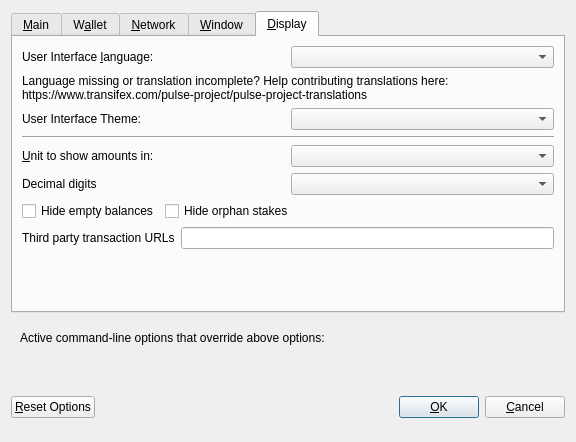
<?xml version="1.0" encoding="UTF-8"?>
<ui version="4.0">
 <class>OptionsDialog</class>
 <widget class="QDialog" name="OptionsDialog">
  <property name="geometry">
   <rect>
    <x>0</x>
    <y>0</y>
    <width>576</width>
    <height>442</height>
   </rect>
  </property>
  <property name="windowTitle">
   <string>Options</string>
  </property>
  <property name="modal">
   <bool>true</bool>
  </property>
  <layout class="QVBoxLayout" name="verticalLayout">
   <item>
    <widget class="QTabWidget" name="tabWidget">
     <property name="currentIndex">
      <number>4</number>
     </property>
     <widget class="QWidget" name="tabMain">
      <attribute name="title">
       <string>&amp;Main</string>
      </attribute>
      <layout class="QVBoxLayout" name="verticalLayout_Main">
       <item>
        <widget class="QCheckBox" name="bitcoinAtStartup">
         <property name="toolTip">
          <string>Automatically start Pulse after logging in to the system.</string>
         </property>
         <property name="text">
          <string>&amp;Start Pulse on system login</string>
         </property>
        </widget>
       </item>
       <item>
        <layout class="QHBoxLayout" name="horizontalLayout_2_Main">
         <item>
          <widget class="QLabel" name="databaseCacheLabel">
           <property name="text">
            <string>Size of &amp;database cache</string>
           </property>
           <property name="textFormat">
            <enum>Qt::PlainText</enum>
           </property>
           <property name="buddy">
            <cstring>databaseCache</cstring>
           </property>
          </widget>
         </item>
         <item>
          <widget class="QSpinBox" name="databaseCache"/>
         </item>
         <item>
          <widget class="QLabel" name="databaseCacheUnitLabel">
           <property name="text">
            <string>MB</string>
           </property>
           <property name="textFormat">
            <enum>Qt::PlainText</enum>
           </property>
          </widget>
         </item>
         <item>
          <spacer name="horizontalSpacer_2_Main">
           <property name="orientation">
            <enum>Qt::Horizontal</enum>
           </property>
           <property name="sizeHint" stdset="0">
            <size>
             <width>40</width>
             <height>20</height>
            </size>
           </property>
          </spacer>
         </item>
        </layout>
       </item>
       <item>
        <layout class="QHBoxLayout" name="horizontalLayout_3_Main">
         <item>
          <widget class="QLabel" name="threadsScriptVerifLabel">
           <property name="text">
            <string>Number of script &amp;verification threads</string>
           </property>
           <property name="textFormat">
            <enum>Qt::PlainText</enum>
           </property>
           <property name="buddy">
            <cstring>threadsScriptVerif</cstring>
           </property>
          </widget>
         </item>
         <item>
          <widget class="QSpinBox" name="threadsScriptVerif">
           <property name="toolTip">
            <string>(0 = auto, &lt;0 = leave that many cores free)</string>
           </property>
          </widget>
         </item>
         <item>
          <spacer name="horizontalSpacer_3_Main">
           <property name="orientation">
            <enum>Qt::Horizontal</enum>
           </property>
           <property name="sizeHint" stdset="0">
            <size>
             <width>40</width>
             <height>20</height>
            </size>
           </property>
          </spacer>
         </item>
        </layout>
       </item>
       <item>
        <spacer name="verticalSpacer_2">
         <property name="orientation">
          <enum>Qt::Vertical</enum>
         </property>
         <property name="sizeHint" stdset="0">
          <size>
           <width>20</width>
           <height>40</height>
          </size>
         </property>
        </spacer>
       </item>
      </layout>
     </widget>
     <widget class="QWidget" name="tabWallet">
      <attribute name="title">
       <string>W&amp;allet</string>
      </attribute>
      <layout class="QVBoxLayout" name="verticalLayout_Wallet">
       <item>
        <layout class="QHBoxLayout" name="horizontalLayout_2_Wallet">
         <item>
          <widget class="QLabel" name="labelStakeSplitThresholdText">
           <property name="text">
            <string>Stake split threshold:</string>
           </property>
          </widget>
         </item>
         <item>
          <widget class="QSpinBox" name="spinBoxStakeSplitThreshold">
           <property name="minimum">
            <number>1</number>
           </property>
           <property name="maximum">
            <number>999999</number>
           </property>
          </widget>
         </item>
        </layout>
       </item>
       <item>
        <widget class="QGroupBox" name="groupBox">
         <property name="title">
          <string>Expert</string>
         </property>
         <layout class="QVBoxLayout" name="verticalLayout_2">
          <item>
           <widget class="QCheckBox" name="coinControlFeatures">
            <property name="toolTip">
             <string>Whether to show coin control features or not.</string>
            </property>
            <property name="text">
             <string>Enable coin &amp;control features</string>
            </property>
           </widget>
          </item>
          <item>
           <widget class="QCheckBox" name="showMasternodesTab">
            <property name="toolTip">
             <string>Show additional tab listing all your masternodes in first sub-tab&lt;br/&gt;and all masternodes on the network in second sub-tab.</string>
            </property>
            <property name="text">
             <string>Show Masternodes Tab</string>
            </property>
           </widget>
          </item>
          <item>
           <widget class="QCheckBox" name="spendZeroConfChange">
            <property name="toolTip">
             <string>If you disable the spending of unconfirmed change, the change from a transaction&lt;br/&gt;cannot be used until that transaction has at least one confirmation.&lt;br/&gt;This also affects how your balance is computed.</string>
            </property>
            <property name="text">
             <string>&amp;Spend unconfirmed change</string>
            </property>
           </widget>
          </item>
         </layout>
        </widget>
       </item>
       <item>
        <spacer name="verticalSpacer_Wallet">
         <property name="orientation">
          <enum>Qt::Vertical</enum>
         </property>
         <property name="sizeHint" stdset="0">
          <size>
           <width>20</width>
           <height>40</height>
          </size>
         </property>
        </spacer>
       </item>
      </layout>
     </widget>
     <widget class="QWidget" name="tabNetwork">
      <attribute name="title">
       <string>&amp;Network</string>
      </attribute>
      <layout class="QVBoxLayout" name="verticalLayout_Network">
       <item>
        <widget class="QCheckBox" name="mapPortUpnp">
         <property name="toolTip">
          <string>Automatically open the Pulse client port on the router. This only works when your router supports UPnP and it is enabled.</string>
         </property>
         <property name="text">
          <string>Map port using &amp;UPnP</string>
         </property>
        </widget>
       </item>
       <item>
        <widget class="QCheckBox" name="allowIncoming">
         <property name="toolTip">
          <string>Accept connections from outside</string>
         </property>
         <property name="text">
          <string>Allow incoming connections</string>
         </property>
        </widget>
       </item>
       <item>
        <widget class="QCheckBox" name="connectSocks">
         <property name="toolTip">
          <string>Connect to the Pulse network through a SOCKS5 proxy.</string>
         </property>
         <property name="text">
          <string>&amp;Connect through SOCKS5 proxy (default proxy):</string>
         </property>
        </widget>
       </item>
       <item>
        <layout class="QHBoxLayout" name="horizontalLayout_1_Network">
         <item>
          <widget class="QLabel" name="proxyIpLabel">
           <property name="text">
            <string>Proxy &amp;IP:</string>
           </property>
           <property name="textFormat">
            <enum>Qt::PlainText</enum>
           </property>
           <property name="buddy">
            <cstring>proxyIp</cstring>
           </property>
          </widget>
         </item>
         <item>
          <widget class="QValidatedLineEdit" name="proxyIp">
           <property name="minimumSize">
            <size>
             <width>140</width>
             <height>0</height>
            </size>
           </property>
           <property name="maximumSize">
            <size>
             <width>140</width>
             <height>16777215</height>
            </size>
           </property>
           <property name="toolTip">
            <string>IP address of the proxy (e.g. IPv4: 127.0.0.1 / IPv6: ::1)</string>
           </property>
          </widget>
         </item>
         <item>
          <widget class="QLabel" name="proxyPortLabel">
           <property name="text">
            <string>&amp;Port:</string>
           </property>
           <property name="textFormat">
            <enum>Qt::PlainText</enum>
           </property>
           <property name="buddy">
            <cstring>proxyPort</cstring>
           </property>
          </widget>
         </item>
         <item>
          <widget class="QLineEdit" name="proxyPort">
           <property name="minimumSize">
            <size>
             <width>55</width>
             <height>0</height>
            </size>
           </property>
           <property name="maximumSize">
            <size>
             <width>55</width>
             <height>16777215</height>
            </size>
           </property>
           <property name="toolTip">
            <string>Port of the proxy (e.g. 9050)</string>
           </property>
          </widget>
         </item>
         <item>
          <spacer name="horizontalSpacer_1_Network">
           <property name="orientation">
            <enum>Qt::Horizontal</enum>
           </property>
           <property name="sizeHint" stdset="0">
            <size>
             <width>40</width>
             <height>20</height>
            </size>
           </property>
          </spacer>
         </item>
        </layout>
       </item>
       <item>
        <spacer name="verticalSpacer_Network">
         <property name="orientation">
          <enum>Qt::Vertical</enum>
         </property>
         <property name="sizeHint" stdset="0">
          <size>
           <width>20</width>
           <height>40</height>
          </size>
         </property>
        </spacer>
       </item>
      </layout>
     </widget>
     <widget class="QWidget" name="tabWindow">
      <attribute name="title">
       <string>&amp;Window</string>
      </attribute>
      <layout class="QVBoxLayout" name="verticalLayout_Window">
       <item>
        <widget class="QCheckBox" name="minimizeToTray">
         <property name="toolTip">
          <string>Show only a tray icon after minimizing the window.</string>
         </property>
         <property name="text">
          <string>&amp;Minimize to the tray instead of the taskbar</string>
         </property>
        </widget>
       </item>
       <item>
        <widget class="QCheckBox" name="minimizeOnClose">
         <property name="toolTip">
          <string>Minimize instead of exit the application when the window is closed. When this option is enabled, the application will be closed only after selecting Quit in the menu.</string>
         </property>
         <property name="text">
          <string>M&amp;inimize on close</string>
         </property>
        </widget>
       </item>
       <item>
        <spacer name="verticalSpacer_Window">
         <property name="orientation">
          <enum>Qt::Vertical</enum>
         </property>
         <property name="sizeHint" stdset="0">
          <size>
           <width>20</width>
           <height>40</height>
          </size>
         </property>
        </spacer>
       </item>
      </layout>
     </widget>
     <widget class="QWidget" name="tabDisplay">
      <attribute name="title">
       <string>&amp;Display</string>
      </attribute>
      <layout class="QVBoxLayout" name="verticalLayout_Display">
       <item>
        <layout class="QHBoxLayout" name="horizontalLayout_1_Display">
         <item>
          <widget class="QLabel" name="langLabel">
           <property name="text">
            <string>User Interface &amp;language:</string>
           </property>
           <property name="textFormat">
            <enum>Qt::PlainText</enum>
           </property>
           <property name="buddy">
            <cstring>lang</cstring>
           </property>
          </widget>
         </item>
         <item>
          <widget class="QValueComboBox" name="lang">
           <property name="toolTip">
            <string>The user interface language can be set here. This setting will take effect after restarting Pulse.</string>
           </property>
          </widget>
         </item>
        </layout>
       </item>
       <item>
        <widget class="QLabel" name="label_3">
         <property name="toolTip">
          <string notr="true"/>
         </property>
         <property name="statusTip">
          <string notr="true"/>
         </property>
         <property name="whatsThis">
          <string notr="true"/>
         </property>
         <property name="accessibleName">
          <string notr="true"/>
         </property>
         <property name="text">
          <string>Language missing or translation incomplete? Help contributing translations here:
https://www.transifex.com/pulse-project/pulse-project-translations</string>
         </property>
         <property name="wordWrap">
          <bool>true</bool>
         </property>
         <property name="openExternalLinks">
          <bool>true</bool>
         </property>
         <property name="textInteractionFlags">
          <set>Qt::TextBrowserInteraction</set>
         </property>
        </widget>
       </item>
       <item>
        <layout class="QHBoxLayout" name="horizontalLayout_2_Display" stretch="0,0">
         <item>
          <widget class="QLabel" name="themeLabel">
           <property name="text">
            <string>User Interface Theme:</string>
           </property>
          </widget>
         </item>
         <item>
          <widget class="QValueComboBox" name="theme"/>
         </item>
        </layout>
       </item>
       <item>
        <widget class="Line" name="line">
         <property name="orientation">
          <enum>Qt::Horizontal</enum>
         </property>
        </widget>
       </item>
       <item>
        <layout class="QHBoxLayout" name="horizontalLayout_3_Display">
         <item>
          <widget class="QLabel" name="unitLabel">
           <property name="text">
            <string>&amp;Unit to show amounts in:</string>
           </property>
           <property name="textFormat">
            <enum>Qt::PlainText</enum>
           </property>
           <property name="buddy">
            <cstring>unit</cstring>
           </property>
          </widget>
         </item>
         <item>
          <widget class="QValueComboBox" name="unit">
           <property name="toolTip">
            <string>Choose the default subdivision unit to show in the interface and when sending coins.</string>
           </property>
          </widget>
         </item>
        </layout>
       </item>
       <item>
        <layout class="QHBoxLayout" name="horizontalLayout_4_Display">
         <item>
          <widget class="QLabel" name="digitsLabel">
           <property name="text">
            <string>Decimal digits</string>
           </property>
          </widget>
         </item>
         <item>
          <widget class="QValueComboBox" name="digits"/>
         </item>
        </layout>
       </item>
       <item>
        <layout class="QHBoxLayout" name="horizontalLayout_5_Display">
         <item>
          <widget class="QCheckBox" name="checkBoxHideZeroBalances">
           <property name="toolTip">
            <string>Hide empty balances</string>
           </property>
           <property name="layoutDirection">
            <enum>Qt::LeftToRight</enum>
           </property>
           <property name="text">
            <string>Hide empty balances</string>
           </property>
          </widget>
         </item>
         <item>
          <widget class="QCheckBox" name="checkBoxHideOrphans">
           <property name="toolTip">
            <string>Hide orphan stakes in transaction lists</string>
           </property>
           <property name="text">
            <string>Hide orphan stakes</string>
           </property>
          </widget>
         </item>
         <item>
          <spacer name="horizontalSpacer">
           <property name="orientation">
            <enum>Qt::Horizontal</enum>
           </property>
           <property name="sizeHint" stdset="0">
            <size>
             <width>40</width>
             <height>20</height>
            </size>
           </property>
          </spacer>
         </item>
        </layout>
       </item>
       <item>
        <layout class="QHBoxLayout" name="horizontalLayout_6_Display">
         <item>
          <widget class="QLabel" name="thirdPartyTxUrlsLabel">
           <property name="toolTip">
            <string>Third party URLs (e.g. a block explorer) that appear in the transactions tab as context menu items. %s in the URL is replaced by transaction hash. Multiple URLs are separated by vertical bar |.</string>
           </property>
           <property name="text">
            <string>Third party transaction URLs</string>
           </property>
           <property name="buddy">
            <cstring>thirdPartyTxUrls</cstring>
           </property>
          </widget>
         </item>
         <item>
          <widget class="QLineEdit" name="thirdPartyTxUrls">
           <property name="toolTip">
            <string>Third party URLs (e.g. a block explorer) that appear in the transactions tab as context menu items. %s in the URL is replaced by transaction hash. Multiple URLs are separated by vertical bar |.</string>
           </property>
          </widget>
         </item>
        </layout>
       </item>
       <item>
        <spacer name="verticalSpacer">
         <property name="orientation">
          <enum>Qt::Vertical</enum>
         </property>
         <property name="sizeHint" stdset="0">
          <size>
           <width>20</width>
           <height>40</height>
          </size>
         </property>
        </spacer>
       </item>
      </layout>
     </widget>
    </widget>
   </item>
   <item>
    <widget class="QFrame" name="frame">
     <layout class="QVBoxLayout" name="verticalLayout_Bottom">
      <item>
       <layout class="QHBoxLayout" name="horizontalLayout_Bottom">
        <item>
         <widget class="QLabel" name="overriddenByCommandLineInfoLabel">
          <property name="text">
           <string>Active command-line options that override above options:</string>
          </property>
          <property name="textFormat">
           <enum>Qt::PlainText</enum>
          </property>
         </widget>
        </item>
        <item>
         <spacer name="horizontalSpacer_Bottom">
          <property name="orientation">
           <enum>Qt::Horizontal</enum>
          </property>
          <property name="sizeHint" stdset="0">
           <size>
            <width>40</width>
            <height>20</height>
           </size>
          </property>
         </spacer>
        </item>
       </layout>
      </item>
      <item>
       <widget class="QLabel" name="overriddenByCommandLineLabel">
        <property name="text">
         <string/>
        </property>
        <property name="textFormat">
         <enum>Qt::PlainText</enum>
        </property>
        <property name="wordWrap">
         <bool>true</bool>
        </property>
       </widget>
      </item>
     </layout>
    </widget>
   </item>
   <item>
    <layout class="QHBoxLayout" name="horizontalLayout_Buttons">
     <item>
      <widget class="QPushButton" name="resetButton">
       <property name="toolTip">
        <string>Reset all client options to default.</string>
       </property>
       <property name="text">
        <string>&amp;Reset Options</string>
       </property>
       <property name="autoDefault">
        <bool>false</bool>
       </property>
      </widget>
     </item>
     <item>
      <spacer name="horizontalSpacer_1">
       <property name="orientation">
        <enum>Qt::Horizontal</enum>
       </property>
       <property name="sizeHint" stdset="0">
        <size>
         <width>40</width>
         <height>48</height>
        </size>
       </property>
      </spacer>
     </item>
     <item>
      <widget class="QLabel" name="statusLabel">
       <property name="minimumSize">
        <size>
         <width>200</width>
         <height>0</height>
        </size>
       </property>
       <property name="font">
        <font>
         <weight>75</weight>
         <bold>true</bold>
        </font>
       </property>
       <property name="text">
        <string/>
       </property>
       <property name="textFormat">
        <enum>Qt::PlainText</enum>
       </property>
       <property name="wordWrap">
        <bool>true</bool>
       </property>
      </widget>
     </item>
     <item>
      <spacer name="horizontalSpacer_2">
       <property name="orientation">
        <enum>Qt::Horizontal</enum>
       </property>
       <property name="sizeHint" stdset="0">
        <size>
         <width>40</width>
         <height>48</height>
        </size>
       </property>
      </spacer>
     </item>
     <item>
      <widget class="QPushButton" name="okButton">
       <property name="text">
        <string>&amp;OK</string>
       </property>
       <property name="autoDefault">
        <bool>false</bool>
       </property>
       <property name="default">
        <bool>true</bool>
       </property>
      </widget>
     </item>
     <item>
      <widget class="QPushButton" name="cancelButton">
       <property name="text">
        <string>&amp;Cancel</string>
       </property>
       <property name="autoDefault">
        <bool>false</bool>
       </property>
      </widget>
     </item>
    </layout>
   </item>
  </layout>
 </widget>
 <customwidgets>
  <customwidget>
   <class>QValidatedLineEdit</class>
   <extends>QLineEdit</extends>
   <header>qvalidatedlineedit.h</header>
  </customwidget>
  <customwidget>
   <class>QValueComboBox</class>
   <extends>QComboBox</extends>
   <header>qvaluecombobox.h</header>
  </customwidget>
 </customwidgets>
 <resources/>
 <connections/>
</ui>
